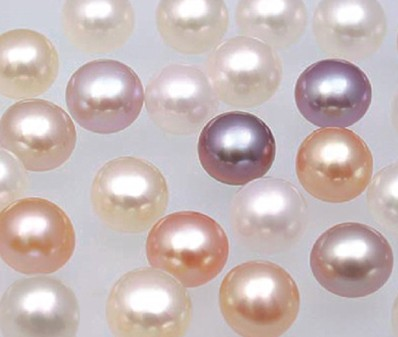
#> input picture image_segment/2-1.jpg, 398 x 337 px
$ jupyter execute pearl_segmentation.ipynb
#> lines starting #> are read from the running program, lines starting #| are printed output that depends on the picture; after the words box and inside, x2 and y2 are one past the last pixel; in counts of white or black regions, pixels touching at a corner belong together
[cell 1]
import cv2
import numpy as np
import matplotlib.pyplot as plt

[cell 2]
img = cv2.imread('./2-1.jpg',1)
#> img is the input picture: shape (337, 398, 3); mean B, G, R 184.5, 185.6, 200.4
img = cv2.cvtColor(img, cv2.COLOR_BGR2RGB)
print(np.shape(img))
#| (337, 398, 3)
plt.imshow(img)

[cell 3]
#对图像进行高斯模糊
img2 = cv2.GaussianBlur(img,(3,3),1)
plt.imshow(img2)

[cell 4]
gray = cv2.cvtColor(img,cv2.COLOR_RGB2GRAY)
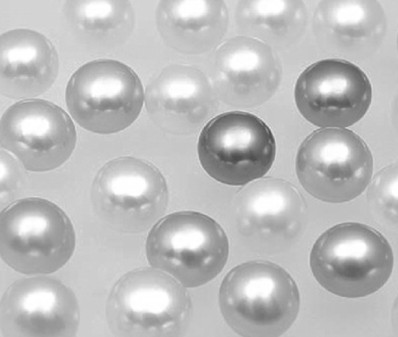
#> gray: shape (337, 398); min 74, max 255, mean 189.9
plt.imshow(gray, cmap='gray')

[cell 5]
#绘制灰度直方图
hist1 = cv2.calcHist([img],[0],None,[256],[0,256])
#> hist1 = 256 values, max 5270 at index 200, min 0 at index 0, mean 523.9
plt.figure()#新建一个图像
plt.title("Grayscale Histogram")#图像的标题
plt.xlabel("Bins")#X轴标签
plt.ylabel("# of Pixels")#Y轴标签
plt.plot(hist1)#画图
plt.xlim([0,256])#设置x坐标轴范围
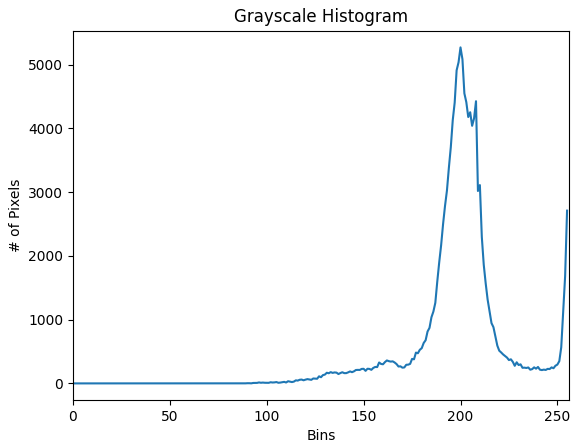
#> figure drawn by matplotlib, 1 panel; curve peaks at x = 200, y = 5270

[cell 6]
#对直方图进行均衡化
equ = cv2.equalizeHist(gray)
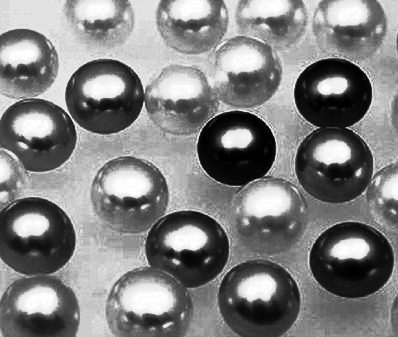
#> equ: shape (337, 398); min 0, max 255, mean 129.5
plt.imshow(equ, cmap='gray')

[cell 7]
#绘制灰度均衡化以后的直方图
hist2 = cv2.calcHist([equ],[0],None,[256],[0,256])
#> hist2 = 256 values, max 4705 at index 170, min 0 at index 32, mean 523.9
plt.figure()#新建一个图像
plt.title("Grayscale Histogram")#图像的标题
plt.xlabel("Bins")#X轴标签
plt.ylabel("# of Pixels")#Y轴标签
plt.plot(hist2)#画图
plt.xlim([0,256])#设置x坐标轴范围
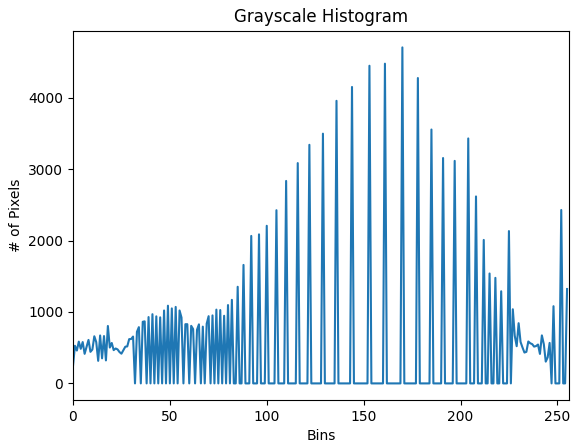
#> figure drawn by matplotlib, 1 panel; curve peaks at x = 170, y = 4705

[cell 8]
#对图像进行二值化处理
ret,img1 = cv2.threshold(gray,200,255,cv2.THRESH_BINARY)
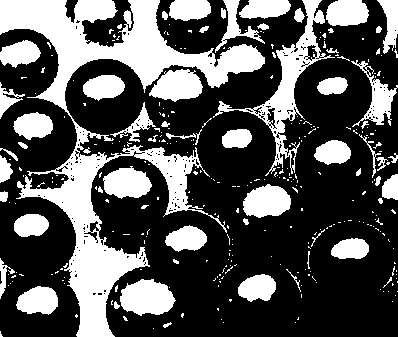
#> img1: shape (337, 398); 33.3% white; 322 white regions (260 under 20 px), largest, box (x1, y1, x2, y2) and area: (0, 0, 265, 337) 19968, (213, 0, 335, 176) 3264, (120, 279, 176, 316) 1507
plt.imshow(img1, cmap='gray')

[cell 9]
#对图像进行检测边缘
edges1 = cv2.Canny(img2, 10, 80, apertureSize = 3,L2gradient=True)
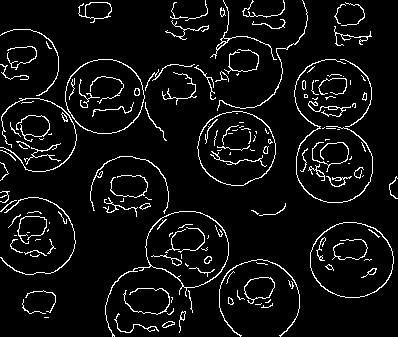
#> edges1: shape (337, 398); 6.3% white in thin lines or dots
#edges2 = cv2.Canny(img, 10, 80, apertureSize = 3)
circles1 = cv2.HoughCircles(gray,cv2.HOUGH_GRADIENT,1,
55,param1=100,param2=25,minRadius=20,maxRadius=60)
#> circles1 = [[104.5, 94.5, 39], [328.5, 93.5, 34.2], [332.5, 163.5, 38], [235.5, 149.5, 38.9], [186.5, 254.5, 43.6], [257.5, 300.5, 40.8], [35.5, 237.5, 38.5], [351.5, 263.5, 41.6], [39.5, 134.5, 36.6], [129.5, 196.5, 40.2]]
print(circles1)
#| [[[104.5  94.5  39. ]
#|   [328.5  93.5  34.2]
#|   [332.5 163.5  38. ]
#|   [235.5 149.5  38.9]
#|   [186.5 254.5  43.6]
#|   [257.5 300.5  40.8]
#|   [ 35.5 237.5  38.5]
#|   [351.5 263.5  41.6]
#|   [ 39.5 134.5  36.6]
#|   [129.5 196.5  40.2]]]
circles = circles1[0,:,:]#提取为二维
#> circles has the same summary as circles1
print(circles)
#| [[104.5  94.5  39. ]
#|  [328.5  93.5  34.2]
#|  [332.5 163.5  38. ]
#|  [235.5 149.5  38.9]
#|  [186.5 254.5  43.6]
#|  [257.5 300.5  40.8]
#|  [ 35.5 237.5  38.5]
#|  [351.5 263.5  41.6]
#|  [ 39.5 134.5  36.6]
#|  [129.5 196.5  40.2]]
circles = np.uint16(np.around(circles))#四舍五入，取整
#> circles = [[104, 94, 39], [328, 94, 34], [332, 164, 38], [236, 150, 39], [186, 254, 44], [258, 300, 41], [36, 238, 38], [352, 264, 42], [40, 134, 37], [130, 196, 40]]
for i in circles[:]:
    cv2.circle(img,(i[0],i[1]),i[2],(255,0,0),2)#画圆
    cv2.circle(img,(i[0],i[1]),2,(255,0,255),5)#画圆心
#> this loop made 10 passes
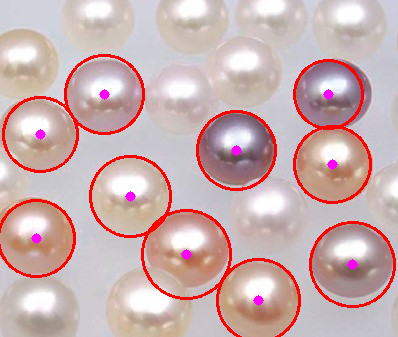
#> img: shape (337, 398, 3); mean R, G, B 203.9, 175.3, 175.7

$ run again, with image_segment/2-2.jpg copied over image_segment/2-1.jpg
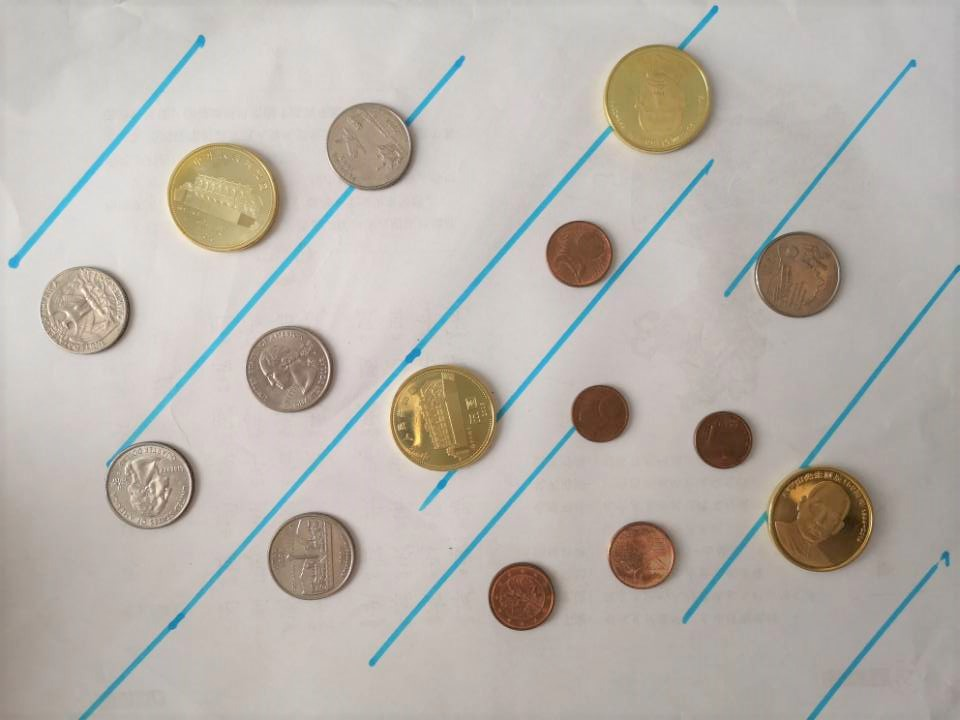
#> input picture image_segment/2-2.jpg, 960 x 720 px
#> img is the input picture: shape (720, 960, 3); mean B, G, R 171.7, 178.7, 184.3
#| (720, 960, 3)
#> hist1 = 256 values, max 13230 at index 200, min 0 at index 0, mean 2700
#> hist2 = 256 values, max 13725 at index 214, min 0 at index 41, mean 2700
#> `ret,img1 = cv2.threshold(gray,200,255,cv2.THRESH_BINARY)`:
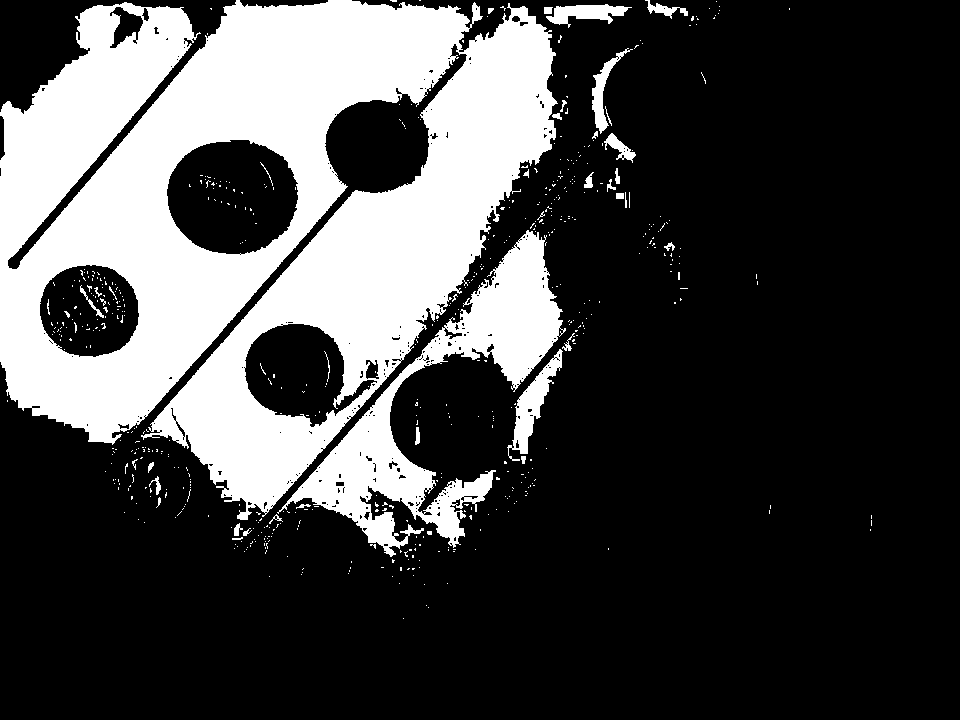
#> img1: shape (720, 960); 27.5% white; 580 white regions (541 under 20 px), largest, box (x1, y1, x2, y2) and area: (0, 0, 558, 520) 160585, (277, 230, 566, 557) 22104, (507, 349, 563, 461) 1812
#> edges1: shape (720, 960); 4.5% white in thin lines or dots
#> circles1 = 15 rows, first 8: [222.5, 198.5, 52.7], [441.5, 414.5, 50.5], [823.5, 518.5, 48.4], [657.5, 96.5, 52.8], [311.5, 557.5, 43.5], [149.5, 484.5, 42.2], [578.5, 253.5, 33.8], [287.5, 369.5, 42.5]
#> (printed output is left out)
#> `circles = circles1[0,:,:]#提取为二维`: circles has the same summary as circles1
#> (printed output is left out)
#> `circles = np.uint16(np.around(circles))#四舍五入，取整`: circles = 15 rows, first 8: [222, 198, 53], [442, 414, 50], [824, 518, 48], [658, 96, 53], [312, 558, 44], [150, 484, 42], [578, 254, 34], [288, 370, 42]
#> the loop `for i in circles[:]:` made 15 passes
#> after the loop `for i in circles[:]:`:
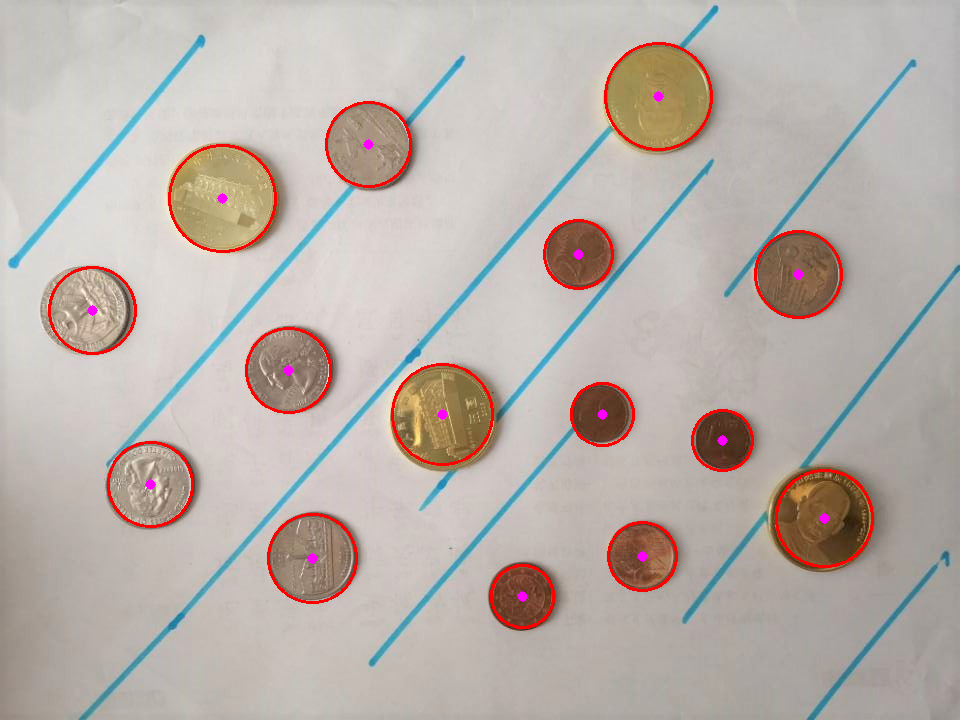
#> img: shape (720, 960, 3); mean R, G, B 186.3, 176.3, 170.2
